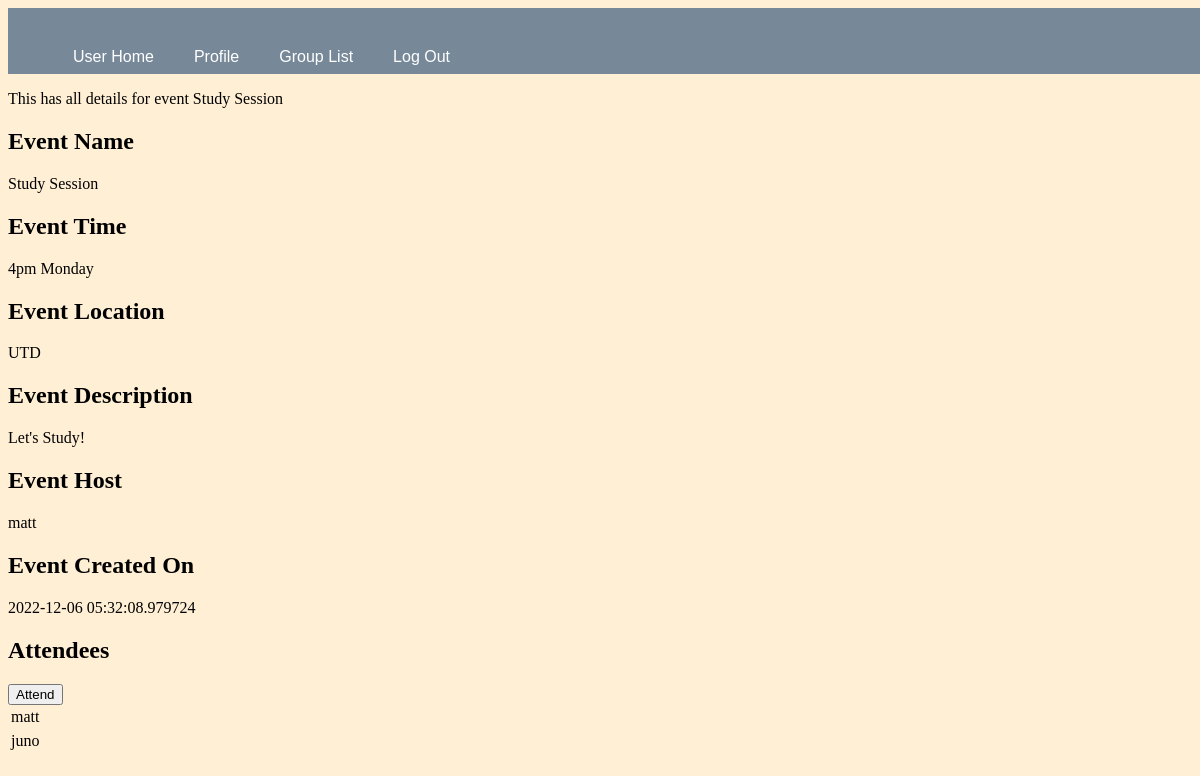
Page /user/juno/event/Study Session (signed in) on the committed database.
### app.py (models this page shows, shortened)
class Event(db.Model):
    __tablename__ = "event"
    id= db.Column(db.Integer, primary_key=True)
    eventName= db.Column(db.String(150), unique=True)
    timestamp = db.Column(db.DateTime, index=True, default=datetime.datetime.utcnow())
    time= db.Column(db.String(50), nullable= False)
    location= db.Column(db.String(50), nullable= False)
    description= db.Column(db.String(500), nullable=True)
    host_id = db.Column(db.Integer, db.ForeignKey('user.id'))
    group_id= db.Column(db.Integer, db.ForeignKey('group.id'))
    attendees= db.relationship('Attendees',backref= 'function', lazy= 'dynamic')

class User(UserMixin, db.Model):
    __tablename__ = "user"
    id = db.Column(db.Integer, primary_key = True)
    username = db.Column(db.String(15), nullable= False, unique=True)
    email = db.Column(db.String(50), nullable= False, unique=True)
    password_hash = db.Column(db.String(80), nullable= False)
    joined_date = db.Column(db.DateTime, default= datetime.datetime.utcnow)
    location = db.Column(db.String(50), nullable= False)
    bio= db.Column(db.String(500), nullable=True)
    posts = db.relationship('Post', backref='author', lazy='dynamic')
    groups= db.relationship('Group', backref='creator', lazy='dynamic')
    events= db.relationship('Event',backref= 'host', lazy= 'dynamic')
    attending= db.relationship('Attendees',backref='participant', lazy='dynamic')

class Attendees(db.Model):
    __tablename__="attendees"
    id = db.Column(db.Integer, primary_key = True)
    event_id = db.Column(db.Integer, db.ForeignKey('event.id'))
    attendee_id = db.Column(db.String(15), db.ForeignKey('user.username'))

### app.py (the view)
@app.route("/user/<username>/event/<eventName>", methods=['GET', 'POST'] )
@login_required
def event(eventName, username):
    form= AttendForm()
    event = Event.query.filter_by(eventName=eventName).first_or_404()
    host= User.query.get(event.host_id).username
    numAttendees= Attendees.query.filter_by(event_id=eventName).all()
    if form.validate_on_submit():
        if len(numAttendees) < 8:
            for attendee in numAttendees:
                if attendee.attendee_id == username:
                    return render_template('event.html', event=event, form=form, attendees= numAttendees, host= host )
            attendee = Attendees(event_id=eventName, attendee_id=username)
            db.session.add(attendee)
            db.session.commit()
        return render_template('event.html', event=event, form=form, attendees= numAttendees, host= host )
    else:
        return render_template('event.html', event=event, form=form, attendees= numAttendees, host= host )

### app.py
class AttendForm(FlaskForm):
    submit= SubmitField(label='Attend')

### app.py (called while the page is built)
@login_manager.user_loader
def load_user(user_id):
    return User.query.get(int(user_id))

### templates/event.html (shortened to what this page needs)
{% extends "layout.html" %}
{% block nav %}
    <nav id="nav">
        <ul>
            <li><a href="{{ url_for('user_home', username= current_user.username) }}">User Home</a></li>
            <li><a href="{{ url_for('profile', username= current_user.username) }}">Profile</a></li>
            <li><a href="{{ url_for('groups', username= current_user.username) }}">Group List</a></li>
            <li><a href="{{ url_for('logout') }}">Log Out</a></li>
        </ul>
    </nav>
{% endblock %}
{% block content %}
<p>This has all details for event {{event.eventName}}</p>
<h2>Event Name </h2>
{{event.eventName}}
<h2>Event Time</h2>
{{event.time}}
<h2>Event Location</h2>
{{event.location}}
<h2>Event Description</h2>
{{event.description}}
<h2>Event Host</h2>
{{host}}
<h2>Event Created On</h2>
{{event.timestamp}}
<h2>Attendees</h2>
<form action="" method="post" novalidate>
    {{ form.submit() }}
</form>
{% for attendee in attendees %}
    <div>
        {% include '_attendee.html' %}
    </div>
{% endfor %}
{% endblock %}

### templates/_attendee.html
<table>
    <thead>
        <tr>
            <td>{{ attendee.participant.username }}</td>
        </tr>
    </thead>
</table>

### static/site.css (style rules this page uses)
body { background: papayawhip; background-image: url('https://source.unsplash.com/1600x900/?landscape'); }
#nav { background-color: lightslategray; font-size: 1em; font-family: 'Trebuchet MS', 'Lucida Sans Unicode', 'Lucida Grande', 'Lucida Sans', Arial, sans-serif; color: white; padding: 8px 5px 8px 5px; }
#nav a { text-decoration: none; color: inherit; }
.menu nav { width: 100%; height: 50px; background-color: wheat; }
.menu ul li { list-style: none; display: inline-block; float: left; line-height: 50px; }
.menu ul li a { display: block; text-decoration: none; font-size: 16px; font-family: Arial, Helvetica, sans-serif; color: darkolivegreen; padding: 0 20px; }

### rows in the picture
Event: eventName "Study Session", time "4pm Monday", location "UTD", description "Let's Study!", timestamp "2022-12-06 05:32:08.979724"
User: username "matt"
Attendees: participant.username "matt"
Attendees: participant.username "juno"
